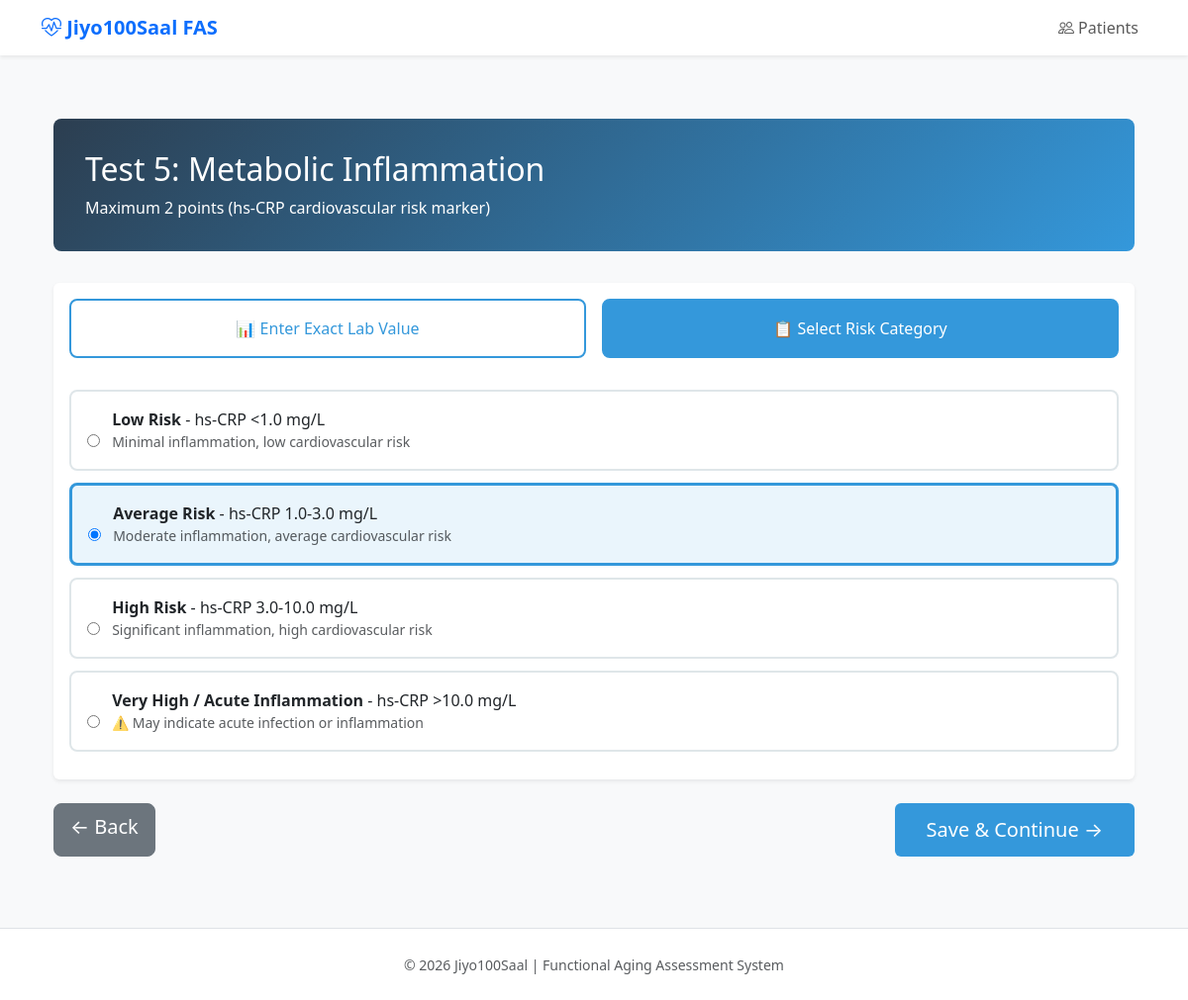
Screenshot of /assessment/1/pillar3/inflammation with the database file from the repository.
### models/pillar3.py (models this page shows, shortened)
class Pillar3Results(Base):
    __tablename__ = 'pillar_3_results'
    id: Mapped[int] = mapped_column(primary_key=True)
    assessment_id: Mapped[int] = mapped_column(
        ForeignKey('assessments.id', ondelete='CASCADE'),
        nullable=False,
        unique=True,
        index=True,
    )
    glucose_input_mode: Mapped[Optional[str]] = mapped_column(String(20), nullable=True)  # 'exact' or 'category'
    fasting_glucose: Mapped[Optional[Decimal]] = mapped_column(Numeric(5, 1), nullable=True)  # mg/dL
    hba1c: Mapped[Optional[Decimal]] = mapped_column(Numeric(4, 2), nullable=True)  # %
    glucose_category: Mapped[Optional[str]] = mapped_column(String(50), nullable=True)  # If using category mode
    glucose_blood_points: Mapped[Optional[Decimal]] = mapped_column(Numeric(3, 2), nullable=True)
    glucose_blood_category: Mapped[Optional[str]] = mapped_column(String(50), nullable=True)
    post_meal_feeling: Mapped[Optional[str]] = mapped_column(String(50), nullable=True)  # energized/comfortable/tired/coma
    fasting_tolerance: Mapped[Optional[str]] = mapped_column(String(50), nullable=True)  # fine/hungry/difficult/cannot
    glucose_functional_points: Mapped[Optional[Decimal]] = mapped_column(Numeric(3, 2), nullable=True)
    glucose_total_points: Mapped[Optional[Decimal]] = mapped_column(Numeric(3, 2), nullable=True)
    bowel_frequency: Mapped[Optional[str]] = mapped_column(String(50), nullable=True)  # 1-2daily/oncedaily/3-4daily/2-3days/5plus/weekly
    bowel_points: Mapped[Optional[Decimal]] = mapped_column(Numeric(3, 2), nullable=True)
    stool_consistency: Mapped[Optional[str]] = mapped_column(String(50), nullable=True)  # normal/slightly/abnormal
    stool_points: Mapped[Optional[Decimal]] = mapped_column(Numeric(3, 2), nullable=True)
    reflux_frequency: Mapped[Optional[str]] = mapped_column(String(50), nullable=True)  # never/occasional/frequent/daily
    reflux_points: Mapped[Optional[Decimal]] = mapped_column(Numeric(3, 2), nullable=True)
    meal_comfort: Mapped[Optional[str]] = mapped_column(String(50), nullable=True)  # comfortable/mild/bloated/significant
    meal_comfort_points: Mapped[Optional[Decimal]] = mapped_column(Numeric(3, 2), nullable=True)
    digestive_total_points: Mapped[Optional[Decimal]] = mapped_column(Numeric(3, 2), nullable=True)
    bloating_frequency: Mapped[Optional[str]] = mapped_column(String(50), nullable=True)  # rarely/occasional/frequent/daily
    bloating_points: Mapped[Optional[Decimal]] = mapped_column(Numeric(3, 2), nullable=True)
    abdominal_pain: Mapped[Optional[str]] = mapped_column(String(50), nullable=True)  # no/rarely/occasional/frequent
    pain_points: Mapped[Optional[Decimal]] = mapped_column(Numeric(3, 2), nullable=True)
    food_intolerances: Mapped[Optional[str]] = mapped_column(String(50), nullable=True)  # none/few/several/many
    intolerance_points: Mapped[Optional[Decimal]] = mapped_column(Numeric(3, 2), nullable=True)
    gut_symptoms_total_points: Mapped[Optional[Decimal]] = mapped_column(Numeric(3, 2), nullable=True)
    liver_input_mode: Mapped[Optional[str]] = mapped_column(String(20), nullable=True)  # 'exact' or 'category'
    alt_value: Mapped[Optional[Decimal]] = mapped_column(Numeric(5, 1), nullable=True)  # U/L
    ast_value: Mapped[Optional[Decimal]] = mapped_column(Numeric(5, 1), nullable=True)  # U/L
    liver_category_input: Mapped[Optional[str]] = mapped_column(String(50), nullable=True)  # If using category mode
    liver_points: Mapped[Optional[Decimal]] = mapped_column(Numeric(3, 2), nullable=True)
    liver_category: Mapped[Optional[str]] = mapped_column(String(50), nullable=True)
    crp_input_mode: Mapped[Optional[str]] = mapped_column(String(20), nullable=True)  # 'exact' or 'category'
    hs_crp: Mapped[Optional[Decimal]] = mapped_column(Numeric(5, 2), nullable=True)  # mg/L
    crp_category_input: Mapped[Optional[str]] = mapped_column(String(50), nullable=True)  # If using category mode
    crp_points: Mapped[Optional[Decimal]] = mapped_column(Numeric(3, 2), nullable=True)
    crp_risk_level: Mapped[Optional[str]] = mapped_column(String(50), nullable=True)
    pillar3_total: Mapped[Optional[Decimal]] = mapped_column(Numeric(4, 2), nullable=True)
    pillar3_pct: Mapped[Optional[Decimal]] = mapped_column(Numeric(5, 2), nullable=True)
    pillar3_category: Mapped[Optional[str]] = mapped_column(String(50), nullable=True)
    functional_age_modifier: Mapped[Optional[Decimal]] = mapped_column(Numeric(3, 1), nullable=True)
    clinical_alerts: Mapped[Optional[list]] = mapped_column(JSON, nullable=True)
    diabetes_flag: Mapped[Optional[bool]] = mapped_column(Boolean, default=False)
    prediabetes_flag: Mapped[Optional[bool]] = mapped_column(Boolean, default=False)
    liver_concern_flag: Mapped[Optional[bool]] = mapped_column(Boolean, default=False)
    inflammation_flag: Mapped[Optional[bool]] = mapped_column(Boolean, default=False)
    digestive_disorder_flag: Mapped[Optional[bool]] = mapped_column(Boolean, default=False)
    assessment: Mapped["Assessment"] = relationship(
        "Assessment",
        back_populates="pillar3_results",
    )

### routes/pillar3.py (the view, shortened to what this page needs)
@bp.route('/<int:assessment_id>/pillar3/inflammation', methods=['GET', 'POST'])
def inflammation(assessment_id: int):
    session = db.session()
    try:
        assessment = session.get(Assessment, assessment_id)
        if not assessment:
            flash('Assessment not found', 'error')
            return redirect(url_for('assessments.list_assessments'))
        patient = assessment.patient
        pillar3 = _get_or_create_pillar3(session, assessment)
        return render_template(
            'pillar3/inflammation.html',
            assessment=assessment,
            patient=patient,
            pillar3=pillar3,
        )
    finally:
        session.close()

### models/base.py (called while the page is built)
    def session(self):
        if self.Session is None:
            raise RuntimeError("Database not initialized. Call init_app() first.")
        return self.Session()

### routes/pillar3.py (called while the page is built)
def _get_or_create_pillar3(session, assessment: Assessment) -> Pillar3Results:
    if assessment.pillar3_results:
        return assessment.pillar3_results
    pillar3 = Pillar3Results(assessment_id=assessment.id)
    session.add(pillar3)
    session.flush()
    return pillar3

### templates/pillar3/inflammation.html (shortened to what this page needs)
{% extends "base.html" %}
{% block content %}
<div class="container mt-4">
    <div class="test-header">
        <h2>Test 5: Metabolic Inflammation</h2>
        <p class="mb-0">Maximum 2 points (hs-CRP cardiovascular risk marker)</p>
    </div>
    <form method="POST">
        <div class="card mb-4">
            <div class="card-body">
                <div class="input-mode-toggle">
                    <button type="button" class="mode-btn active" data-mode="exact">📊 Enter Exact Lab Value</button>
                    <button type="button" class="mode-btn" data-mode="category">📋 Select Risk Category</button>
                </div>
                <div class="input-section" id="categoryMode">
                    <div class="radio-card">
                        <input type="radio" name="crp_category" value="low" id="crp1" {% if pillar3 and pillar3.crp_category_input == 'low' %}checked{% endif %}>
                        <label for="crp1" class="radio-label ms-2">
                            <strong>Low Risk</strong> - hs-CRP &lt;1.0 mg/L
                            <div class="text-muted small">Minimal inflammation, low cardiovascular risk</div>
                        </label>
                    </div>
                    <div class="radio-card">
                        <input type="radio" name="crp_category" value="average" id="crp2" {% if pillar3 and pillar3.crp_category_input == 'average' %}checked{% endif %}>
                        <label for="crp2" class="radio-label ms-2">
                            <strong>Average Risk</strong> - hs-CRP 1.0-3.0 mg/L
                            <div class="text-muted small">Moderate inflammation, average cardiovascular risk</div>
                        </label>
                    </div>
                    <div class="radio-card">
                        <input type="radio" name="crp_category" value="high" id="crp3" {% if pillar3 and pillar3.crp_category_input == 'high' %}checked{% endif %}>
                        <label for="crp3" class="radio-label ms-2">
                            <strong>High Risk</strong> - hs-CRP 3.0-10.0 mg/L
                            <div class="text-muted small">Significant inflammation, high cardiovascular risk</div>
                        </label>
                    </div>
                    <div class="radio-card">
                        <input type="radio" name="crp_category" value="very_high" id="crp4" {% if pillar3 and pillar3.crp_category_input == 'very_high' %}checked{% endif %}>
                        <label for="crp4" class="radio-label ms-2">
                            <strong>Very High / Acute Inflammation</strong> - hs-CRP >10.0 mg/L
                            <div class="text-muted small">⚠️ May indicate acute infection or inflammation</div>
                        </label>
                    </div>
                </div>
            </div>
        </div>
        <div class="d-flex justify-content-between">
            <a href="{{ url_for('pillar3.overview', assessment_id=assessment.id) }}" class="btn btn-secondary btn-lg">← Back</a>
            <button type="submit" class="btn btn-pillar3 btn-lg">Save & Continue →</button>
        </div>
    </form>
</div>
{% endblock %}

### templates/base.html (style rules this page uses)
:root { --primary-color: #0d6efd; --success-color: #198754; --warning-color: #ffc107; --danger-color: #dc3545; }
body { background-color: #f8f9fa; }
.card { box-shadow: 0 0.125rem 0.25rem rgba(0, 0, 0, 0.075); border: none; }

### templates/pillar3/inflammation.html (style rules this page uses)
:root { --pillar3-primary: #2c3e50; --pillar3-accent: #3498db; }
.test-header { background: linear-gradient(135deg, var(--pillar3-primary), var(--pillar3-accent)); color: white; padding: 2rem; border-radius: 8px; margin-bottom: 2rem; }
.input-mode-toggle { display: flex; gap: 1rem; margin-bottom: 2rem; }
.mode-btn { flex: 1; padding: 1rem; border: 2px solid var(--pillar3-accent); background: white; color: var(--pillar3-accent); border-radius: 8px; cursor: pointer; transition: all 0.3s; }
.mode-btn.active { background: var(--pillar3-accent); color: white; }
.input-section { display: none; }
.input-section.active { display: block; }
.radio-card { border: 2px solid #dfe6e9; border-radius: 8px; padding: 1rem; margin-bottom: 0.75rem; cursor: pointer; transition: all 0.3s; }
.radio-card.selected { border-color: var(--pillar3-accent); background: rgba(52, 152, 219, 0.1); border-width: 3px; }
.btn-pillar3 { background: var(--pillar3-accent); color: white; border: none; padding: 0.75rem 2rem; border-radius: 6px; transition: all 0.3s; }

### rows the page displays
Pillar3Results: crp_category_input "☐ Low Risk - hs-CRP <1.0 mg/L Mi", crp_category_input "☑ Average Risk - hs-CRP 1.0-3.0", crp_category_input "☐ High Risk - hs-CRP 3.0-10.0 mg", crp_category_input "☐ Very High / Acute Inflammation"
